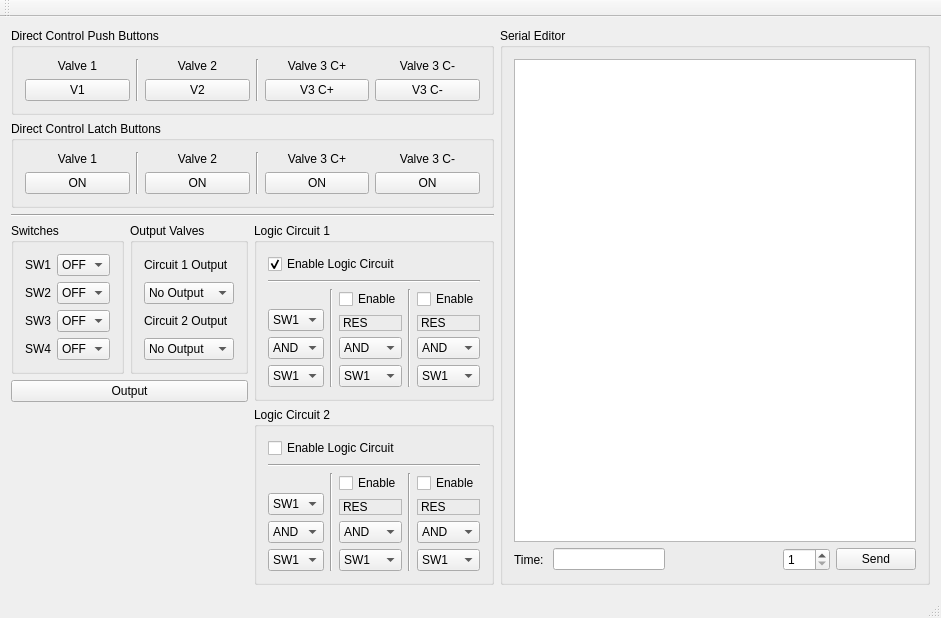
<?xml version="1.0" encoding="UTF-8"?>
<ui version="4.0">
 <class>MainWindow</class>
 <widget class="QMainWindow" name="MainWindow">
  <property name="geometry">
   <rect>
    <x>0</x>
    <y>0</y>
    <width>941</width>
    <height>578</height>
   </rect>
  </property>
  <property name="windowTitle">
   <string>MainWindow</string>
  </property>
  <widget class="QWidget" name="centralWidget">
   <layout class="QGridLayout" name="gridLayout_9">
    <item row="0" column="0">
     <layout class="QVBoxLayout" name="verticalLayout_17">
      <item>
       <widget class="QGroupBox" name="groupBox_7">
        <property name="title">
         <string>Direct Control Push Buttons</string>
        </property>
        <layout class="QGridLayout" name="gridLayout_8">
         <item row="0" column="0">
          <layout class="QVBoxLayout" name="verticalLayout_13">
           <item>
            <widget class="QLabel" name="label_17">
             <property name="text">
              <string>Valve 1</string>
             </property>
             <property name="alignment">
              <set>Qt::AlignCenter</set>
             </property>
            </widget>
           </item>
           <item>
            <widget class="QPushButton" name="pushButton1">
             <property name="text">
              <string>V1</string>
             </property>
            </widget>
           </item>
          </layout>
         </item>
         <item row="0" column="1">
          <widget class="Line" name="line_3">
           <property name="orientation">
            <enum>Qt::Vertical</enum>
           </property>
          </widget>
         </item>
         <item row="0" column="2">
          <layout class="QVBoxLayout" name="verticalLayout_14">
           <item>
            <widget class="QLabel" name="label_18">
             <property name="text">
              <string>Valve 2</string>
             </property>
             <property name="alignment">
              <set>Qt::AlignCenter</set>
             </property>
            </widget>
           </item>
           <item>
            <widget class="QPushButton" name="pushButton2">
             <property name="text">
              <string>V2</string>
             </property>
            </widget>
           </item>
          </layout>
         </item>
         <item row="0" column="3">
          <widget class="Line" name="line_11">
           <property name="orientation">
            <enum>Qt::Vertical</enum>
           </property>
          </widget>
         </item>
         <item row="0" column="4">
          <layout class="QVBoxLayout" name="verticalLayout_15">
           <item>
            <widget class="QLabel" name="label_19">
             <property name="text">
              <string>Valve 3 C+</string>
             </property>
             <property name="alignment">
              <set>Qt::AlignCenter</set>
             </property>
            </widget>
           </item>
           <item>
            <widget class="QPushButton" name="pushButton3Pos">
             <property name="text">
              <string>V3 C+</string>
             </property>
            </widget>
           </item>
          </layout>
         </item>
         <item row="0" column="5">
          <layout class="QVBoxLayout" name="verticalLayout_16">
           <item>
            <widget class="QLabel" name="label_20">
             <property name="text">
              <string>Valve 3 C-</string>
             </property>
             <property name="alignment">
              <set>Qt::AlignCenter</set>
             </property>
            </widget>
           </item>
           <item>
            <widget class="QPushButton" name="pushButton3Neg">
             <property name="text">
              <string>V3 C-</string>
             </property>
            </widget>
           </item>
          </layout>
         </item>
        </layout>
       </widget>
      </item>
      <item>
       <widget class="QGroupBox" name="groupBox">
        <property name="title">
         <string>Direct Control Latch Buttons</string>
        </property>
        <layout class="QGridLayout" name="gridLayout">
         <item row="0" column="0">
          <layout class="QVBoxLayout" name="verticalLayout">
           <item>
            <widget class="QLabel" name="label">
             <property name="text">
              <string>Valve 1</string>
             </property>
             <property name="alignment">
              <set>Qt::AlignCenter</set>
             </property>
            </widget>
           </item>
           <item>
            <widget class="QPushButton" name="directButton1">
             <property name="text">
              <string>ON</string>
             </property>
            </widget>
           </item>
          </layout>
         </item>
         <item row="0" column="1">
          <widget class="Line" name="line_2">
           <property name="orientation">
            <enum>Qt::Vertical</enum>
           </property>
          </widget>
         </item>
         <item row="0" column="2">
          <layout class="QVBoxLayout" name="verticalLayout_2">
           <item>
            <widget class="QLabel" name="label_2">
             <property name="text">
              <string>Valve 2</string>
             </property>
             <property name="alignment">
              <set>Qt::AlignCenter</set>
             </property>
            </widget>
           </item>
           <item>
            <widget class="QPushButton" name="directButton2">
             <property name="text">
              <string>ON</string>
             </property>
            </widget>
           </item>
          </layout>
         </item>
         <item row="0" column="3">
          <widget class="Line" name="line">
           <property name="orientation">
            <enum>Qt::Vertical</enum>
           </property>
          </widget>
         </item>
         <item row="0" column="4">
          <layout class="QVBoxLayout" name="verticalLayout_3">
           <item>
            <widget class="QLabel" name="label_3">
             <property name="text">
              <string>Valve 3 C+</string>
             </property>
             <property name="alignment">
              <set>Qt::AlignCenter</set>
             </property>
            </widget>
           </item>
           <item>
            <widget class="QPushButton" name="directButton3Pos">
             <property name="text">
              <string>ON</string>
             </property>
            </widget>
           </item>
          </layout>
         </item>
         <item row="0" column="5">
          <layout class="QVBoxLayout" name="verticalLayout_4">
           <item>
            <widget class="QLabel" name="label_4">
             <property name="text">
              <string>Valve 3 C-</string>
             </property>
             <property name="alignment">
              <set>Qt::AlignCenter</set>
             </property>
            </widget>
           </item>
           <item>
            <widget class="QPushButton" name="directButton3Neg">
             <property name="text">
              <string>ON</string>
             </property>
            </widget>
           </item>
          </layout>
         </item>
        </layout>
       </widget>
      </item>
      <item>
       <widget class="Line" name="line_10">
        <property name="orientation">
         <enum>Qt::Horizontal</enum>
        </property>
       </widget>
      </item>
      <item>
       <layout class="QHBoxLayout" name="horizontalLayout_4">
        <item>
         <layout class="QVBoxLayout" name="verticalLayout_12">
          <item>
           <layout class="QHBoxLayout" name="horizontalLayout_3">
            <item>
             <widget class="QGroupBox" name="groupBox_2">
              <property name="title">
               <string>Switches</string>
              </property>
              <layout class="QGridLayout" name="gridLayout_4">
               <item row="0" column="0">
                <layout class="QGridLayout" name="gridLayout_2">
                 <item row="0" column="0">
                  <widget class="QLabel" name="label_5">
                   <property name="text">
                    <string>SW1</string>
                   </property>
                  </widget>
                 </item>
                 <item row="0" column="1">
                  <widget class="QComboBox" name="comboBoxSW1">
                   <item>
                    <property name="text">
                     <string>OFF</string>
                    </property>
                   </item>
                   <item>
                    <property name="text">
                     <string>ON</string>
                    </property>
                   </item>
                  </widget>
                 </item>
                 <item row="1" column="0">
                  <widget class="QLabel" name="label_6">
                   <property name="text">
                    <string>SW2</string>
                   </property>
                  </widget>
                 </item>
                 <item row="1" column="1">
                  <widget class="QComboBox" name="comboBoxSW2">
                   <item>
                    <property name="text">
                     <string>OFF</string>
                    </property>
                   </item>
                   <item>
                    <property name="text">
                     <string>ON</string>
                    </property>
                   </item>
                  </widget>
                 </item>
                 <item row="2" column="0">
                  <widget class="QLabel" name="label_7">
                   <property name="text">
                    <string>SW3</string>
                   </property>
                  </widget>
                 </item>
                 <item row="2" column="1">
                  <widget class="QComboBox" name="comboBoxSW3">
                   <item>
                    <property name="text">
                     <string>OFF</string>
                    </property>
                   </item>
                   <item>
                    <property name="text">
                     <string>ON</string>
                    </property>
                   </item>
                  </widget>
                 </item>
                 <item row="3" column="0">
                  <widget class="QLabel" name="label_8">
                   <property name="text">
                    <string>SW4</string>
                   </property>
                  </widget>
                 </item>
                 <item row="3" column="1">
                  <widget class="QComboBox" name="comboBoxSW4">
                   <item>
                    <property name="text">
                     <string>OFF</string>
                    </property>
                   </item>
                   <item>
                    <property name="text">
                     <string>ON</string>
                    </property>
                   </item>
                  </widget>
                 </item>
                </layout>
               </item>
              </layout>
             </widget>
            </item>
            <item>
             <widget class="QGroupBox" name="groupBox_6">
              <property name="title">
               <string>Output Valves</string>
              </property>
              <layout class="QGridLayout" name="gridLayout_7">
               <item row="0" column="0">
                <widget class="QLabel" name="label_15">
                 <property name="text">
                  <string>Circuit 1 Output</string>
                 </property>
                </widget>
               </item>
               <item row="1" column="0">
                <widget class="QComboBox" name="comboBoxOutput1">
                 <item>
                  <property name="text">
                   <string>No Output</string>
                  </property>
                 </item>
                 <item>
                  <property name="text">
                   <string>Valve 1</string>
                  </property>
                 </item>
                 <item>
                  <property name="text">
                   <string>Valve 2</string>
                  </property>
                 </item>
                 <item>
                  <property name="text">
                   <string>Valve 3 C+</string>
                  </property>
                 </item>
                 <item>
                  <property name="text">
                   <string>Valve 3 C-</string>
                  </property>
                 </item>
                </widget>
               </item>
               <item row="2" column="0">
                <widget class="QLabel" name="label_16">
                 <property name="text">
                  <string>Circuit 2 Output</string>
                 </property>
                </widget>
               </item>
               <item row="3" column="0">
                <widget class="QComboBox" name="comboBoxOutput2">
                 <item>
                  <property name="text">
                   <string>No Output</string>
                  </property>
                 </item>
                 <item>
                  <property name="text">
                   <string>Valve 1</string>
                  </property>
                 </item>
                 <item>
                  <property name="text">
                   <string>Valve 2</string>
                  </property>
                 </item>
                 <item>
                  <property name="text">
                   <string>Valve 3 C+</string>
                  </property>
                 </item>
                 <item>
                  <property name="text">
                   <string>Valve 3 C-</string>
                  </property>
                 </item>
                </widget>
               </item>
              </layout>
             </widget>
            </item>
           </layout>
          </item>
          <item>
           <widget class="QPushButton" name="outputButton">
            <property name="text">
             <string>Output</string>
            </property>
           </widget>
          </item>
          <item>
           <spacer name="verticalSpacer">
            <property name="orientation">
             <enum>Qt::Vertical</enum>
            </property>
            <property name="sizeHint" stdset="0">
             <size>
              <width>20</width>
              <height>40</height>
             </size>
            </property>
           </spacer>
          </item>
         </layout>
        </item>
        <item>
         <layout class="QVBoxLayout" name="verticalLayout_11">
          <item>
           <widget class="QGroupBox" name="groupBox_4">
            <property name="title">
             <string>Logic Circuit 1</string>
            </property>
            <layout class="QGridLayout" name="gridLayout_5">
             <item row="1" column="0">
              <widget class="Line" name="line_8">
               <property name="orientation">
                <enum>Qt::Horizontal</enum>
               </property>
              </widget>
             </item>
             <item row="2" column="0">
              <layout class="QHBoxLayout" name="horizontalLayout">
               <item>
                <layout class="QVBoxLayout" name="verticalLayout_5">
                 <item>
                  <widget class="QLabel" name="label_9">
                   <property name="text">
                    <string/>
                   </property>
                  </widget>
                 </item>
                 <item>
                  <widget class="QComboBox" name="comboBoxUpper1">
                   <item>
                    <property name="text">
                     <string>SW1</string>
                    </property>
                   </item>
                   <item>
                    <property name="text">
                     <string>SW2</string>
                    </property>
                   </item>
                   <item>
                    <property name="text">
                     <string>SW3</string>
                    </property>
                   </item>
                   <item>
                    <property name="text">
                     <string>SW4</string>
                    </property>
                   </item>
                  </widget>
                 </item>
                 <item>
                  <widget class="QComboBox" name="comboBoxGate1">
                   <item>
                    <property name="text">
                     <string>AND</string>
                    </property>
                   </item>
                   <item>
                    <property name="text">
                     <string>OR</string>
                    </property>
                   </item>
                  </widget>
                 </item>
                 <item>
                  <widget class="QComboBox" name="comboBoxLower1">
                   <item>
                    <property name="text">
                     <string>SW1</string>
                    </property>
                   </item>
                   <item>
                    <property name="text">
                     <string>SW2</string>
                    </property>
                   </item>
                   <item>
                    <property name="text">
                     <string>SW3</string>
                    </property>
                   </item>
                   <item>
                    <property name="text">
                     <string>SW4</string>
                    </property>
                   </item>
                  </widget>
                 </item>
                </layout>
               </item>
               <item>
                <widget class="Line" name="line_4">
                 <property name="orientation">
                  <enum>Qt::Vertical</enum>
                 </property>
                </widget>
               </item>
               <item>
                <layout class="QVBoxLayout" name="verticalLayout_6">
                 <item>
                  <widget class="QCheckBox" name="checkBoxCon1">
                   <property name="text">
                    <string>Enable</string>
                   </property>
                  </widget>
                 </item>
                 <item>
                  <widget class="QLabel" name="label_10">
                   <property name="frameShape">
                    <enum>QFrame::StyledPanel</enum>
                   </property>
                   <property name="frameShadow">
                    <enum>QFrame::Raised</enum>
                   </property>
                   <property name="text">
                    <string>RES</string>
                   </property>
                  </widget>
                 </item>
                 <item>
                  <widget class="QComboBox" name="comboBoxGate2">
                   <item>
                    <property name="text">
                     <string>AND</string>
                    </property>
                   </item>
                   <item>
                    <property name="text">
                     <string>OR</string>
                    </property>
                   </item>
                  </widget>
                 </item>
                 <item>
                  <widget class="QComboBox" name="comboBoxLower2">
                   <item>
                    <property name="text">
                     <string>SW1</string>
                    </property>
                   </item>
                   <item>
                    <property name="text">
                     <string>SW2</string>
                    </property>
                   </item>
                   <item>
                    <property name="text">
                     <string>SW3</string>
                    </property>
                   </item>
                   <item>
                    <property name="text">
                     <string>SW4</string>
                    </property>
                   </item>
                  </widget>
                 </item>
                </layout>
               </item>
               <item>
                <widget class="Line" name="line_5">
                 <property name="orientation">
                  <enum>Qt::Vertical</enum>
                 </property>
                </widget>
               </item>
               <item>
                <layout class="QVBoxLayout" name="verticalLayout_7">
                 <item>
                  <widget class="QCheckBox" name="checkBoxCon2">
                   <property name="text">
                    <string>Enable</string>
                   </property>
                  </widget>
                 </item>
                 <item>
                  <widget class="QLabel" name="label_11">
                   <property name="frameShape">
                    <enum>QFrame::StyledPanel</enum>
                   </property>
                   <property name="frameShadow">
                    <enum>QFrame::Raised</enum>
                   </property>
                   <property name="text">
                    <string>RES</string>
                   </property>
                  </widget>
                 </item>
                 <item>
                  <widget class="QComboBox" name="comboBoxGate3">
                   <item>
                    <property name="text">
                     <string>AND</string>
                    </property>
                   </item>
                   <item>
                    <property name="text">
                     <string>OR</string>
                    </property>
                   </item>
                  </widget>
                 </item>
                 <item>
                  <widget class="QComboBox" name="comboBoxLower3">
                   <item>
                    <property name="text">
                     <string>SW1</string>
                    </property>
                   </item>
                   <item>
                    <property name="text">
                     <string>SW2</string>
                    </property>
                   </item>
                   <item>
                    <property name="text">
                     <string>SW3</string>
                    </property>
                   </item>
                   <item>
                    <property name="text">
                     <string>SW4</string>
                    </property>
                   </item>
                  </widget>
                 </item>
                </layout>
               </item>
              </layout>
             </item>
             <item row="0" column="0">
              <widget class="QCheckBox" name="checkBoxCircuit1">
               <property name="text">
                <string>Enable Logic Circuit</string>
               </property>
               <property name="checked">
                <bool>true</bool>
               </property>
              </widget>
             </item>
            </layout>
           </widget>
          </item>
          <item>
           <widget class="QGroupBox" name="groupBox_5">
            <property name="title">
             <string>Logic Circuit 2</string>
            </property>
            <layout class="QGridLayout" name="gridLayout_6">
             <item row="1" column="0">
              <widget class="Line" name="line_9">
               <property name="orientation">
                <enum>Qt::Horizontal</enum>
               </property>
              </widget>
             </item>
             <item row="2" column="0">
              <layout class="QHBoxLayout" name="horizontalLayout_2">
               <item>
                <layout class="QVBoxLayout" name="verticalLayout_8">
                 <item>
                  <widget class="QLabel" name="label_12">
                   <property name="text">
                    <string/>
                   </property>
                  </widget>
                 </item>
                 <item>
                  <widget class="QComboBox" name="comboBoxUpper1_2">
                   <item>
                    <property name="text">
                     <string>SW1</string>
                    </property>
                   </item>
                   <item>
                    <property name="text">
                     <string>SW2</string>
                    </property>
                   </item>
                   <item>
                    <property name="text">
                     <string>SW3</string>
                    </property>
                   </item>
                   <item>
                    <property name="text">
                     <string>SW4</string>
                    </property>
                   </item>
                  </widget>
                 </item>
                 <item>
                  <widget class="QComboBox" name="comboBoxGate1_2">
                   <item>
                    <property name="text">
                     <string>AND</string>
                    </property>
                   </item>
                   <item>
                    <property name="text">
                     <string>OR</string>
                    </property>
                   </item>
                  </widget>
                 </item>
                 <item>
                  <widget class="QComboBox" name="comboBoxLower1_2">
                   <item>
                    <property name="text">
                     <string>SW1</string>
                    </property>
                   </item>
                   <item>
                    <property name="text">
                     <string>SW2</string>
                    </property>
                   </item>
                   <item>
                    <property name="text">
                     <string>SW3</string>
                    </property>
                   </item>
                   <item>
                    <property name="text">
                     <string>SW4</string>
                    </property>
                   </item>
                  </widget>
                 </item>
                </layout>
               </item>
               <item>
                <widget class="Line" name="line_6">
                 <property name="orientation">
                  <enum>Qt::Vertical</enum>
                 </property>
                </widget>
               </item>
               <item>
                <layout class="QVBoxLayout" name="verticalLayout_9">
                 <item>
                  <widget class="QCheckBox" name="checkBoxCon1_2">
                   <property name="text">
                    <string>Enable</string>
                   </property>
                  </widget>
                 </item>
                 <item>
                  <widget class="QLabel" name="label_13">
                   <property name="frameShape">
                    <enum>QFrame::StyledPanel</enum>
                   </property>
                   <property name="frameShadow">
                    <enum>QFrame::Raised</enum>
                   </property>
                   <property name="text">
                    <string>RES</string>
                   </property>
                  </widget>
                 </item>
                 <item>
                  <widget class="QComboBox" name="comboBoxGate2_2">
                   <item>
                    <property name="text">
                     <string>AND</string>
                    </property>
                   </item>
                   <item>
                    <property name="text">
                     <string>OR</string>
                    </property>
                   </item>
                  </widget>
                 </item>
                 <item>
                  <widget class="QComboBox" name="comboBoxLower2_2">
                   <item>
                    <property name="text">
                     <string>SW1</string>
                    </property>
                   </item>
                   <item>
                    <property name="text">
                     <string>SW2</string>
                    </property>
                   </item>
                   <item>
                    <property name="text">
                     <string>SW3</string>
                    </property>
                   </item>
                   <item>
                    <property name="text">
                     <string>SW4</string>
                    </property>
                   </item>
                  </widget>
                 </item>
                </layout>
               </item>
               <item>
                <widget class="Line" name="line_7">
                 <property name="orientation">
                  <enum>Qt::Vertical</enum>
                 </property>
                </widget>
               </item>
               <item>
                <layout class="QVBoxLayout" name="verticalLayout_10">
                 <item>
                  <widget class="QCheckBox" name="checkBoxCon2_2">
                   <property name="text">
                    <string>Enable</string>
                   </property>
                  </widget>
                 </item>
                 <item>
                  <widget class="QLabel" name="label_14">
                   <property name="frameShape">
                    <enum>QFrame::StyledPanel</enum>
                   </property>
                   <property name="frameShadow">
                    <enum>QFrame::Raised</enum>
                   </property>
                   <property name="text">
                    <string>RES</string>
                   </property>
                  </widget>
                 </item>
                 <item>
                  <widget class="QComboBox" name="comboBoxGate3_2">
                   <item>
                    <property name="text">
                     <string>AND</string>
                    </property>
                   </item>
                   <item>
                    <property name="text">
                     <string>OR</string>
                    </property>
                   </item>
                  </widget>
                 </item>
                 <item>
                  <widget class="QComboBox" name="comboBoxLower3_2">
                   <item>
                    <property name="text">
                     <string>SW1</string>
                    </property>
                   </item>
                   <item>
                    <property name="text">
                     <string>SW2</string>
                    </property>
                   </item>
                   <item>
                    <property name="text">
                     <string>SW3</string>
                    </property>
                   </item>
                   <item>
                    <property name="text">
                     <string>SW4</string>
                    </property>
                   </item>
                  </widget>
                 </item>
                </layout>
               </item>
              </layout>
             </item>
             <item row="0" column="0">
              <widget class="QCheckBox" name="checkBoxCircuit2">
               <property name="text">
                <string>Enable Logic Circuit</string>
               </property>
              </widget>
             </item>
            </layout>
           </widget>
          </item>
         </layout>
        </item>
       </layout>
      </item>
     </layout>
    </item>
    <item row="0" column="1">
     <widget class="QGroupBox" name="groupBox_3">
      <property name="title">
       <string>Serial Editor</string>
      </property>
      <layout class="QGridLayout" name="gridLayout_3">
       <item row="0" column="0">
        <widget class="QPlainTextEdit" name="plainTextEdit"/>
       </item>
       <item row="1" column="0">
        <layout class="QHBoxLayout" name="horizontalLayout_11">
         <item>
          <widget class="QLabel" name="label_21">
           <property name="text">
            <string>Time: </string>
           </property>
          </widget>
         </item>
         <item>
          <widget class="QLineEdit" name="timeValue"/>
         </item>
         <item>
          <spacer name="horizontalSpacer">
           <property name="orientation">
            <enum>Qt::Horizontal</enum>
           </property>
           <property name="sizeHint" stdset="0">
            <size>
             <width>40</width>
             <height>20</height>
            </size>
           </property>
          </spacer>
         </item>
         <item>
          <widget class="QSpinBox" name="spinBox">
           <property name="minimum">
            <number>1</number>
           </property>
           <property name="maximum">
            <number>100</number>
           </property>
          </widget>
         </item>
         <item>
          <widget class="QPushButton" name="send">
           <property name="text">
            <string>Send</string>
           </property>
          </widget>
         </item>
        </layout>
       </item>
      </layout>
     </widget>
    </item>
   </layout>
  </widget>
  <widget class="QMenuBar" name="menuBar">
   <property name="geometry">
    <rect>
     <x>0</x>
     <y>0</y>
     <width>941</width>
     <height>21</height>
    </rect>
   </property>
  </widget>
  <widget class="QToolBar" name="mainToolBar">
   <attribute name="toolBarArea">
    <enum>TopToolBarArea</enum>
   </attribute>
   <attribute name="toolBarBreak">
    <bool>false</bool>
   </attribute>
  </widget>
  <widget class="QStatusBar" name="statusBar"/>
 </widget>
 <layoutdefault spacing="6" margin="11"/>
 <resources/>
 <connections/>
</ui>
